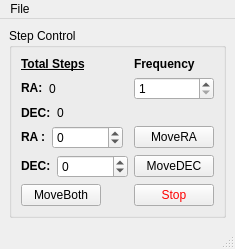
<?xml version="1.0" encoding="UTF-8"?>
<ui version="4.0">
 <class>ManualControl</class>
 <widget class="QMainWindow" name="ManualControl">
  <property name="windowModality">
   <enum>Qt::ApplicationModal</enum>
  </property>
  <property name="geometry">
   <rect>
    <x>0</x>
    <y>0</y>
    <width>216</width>
    <height>239</height>
   </rect>
  </property>
  <property name="font">
   <font>
    <family>Segoe UI</family>
   </font>
  </property>
  <property name="windowTitle">
   <string>Manual Control</string>
  </property>
  <widget class="QWidget" name="centralwidget">
   <layout class="QGridLayout" name="gridLayout">
    <item row="0" column="0">
     <widget class="QGroupBox" name="groupBox">
      <property name="title">
       <string>Step Control</string>
      </property>
      <layout class="QFormLayout" name="formLayout">
       <item row="0" column="0">
        <widget class="QLabel" name="label_3">
         <property name="text">
          <string>&lt;html&gt;&lt;head/&gt;&lt;body&gt;&lt;p&gt;&lt;span style=&quot; font-weight:600; text-decoration: underline;&quot;&gt;Total Steps&lt;/span&gt;&lt;/p&gt;&lt;/body&gt;&lt;/html&gt;</string>
         </property>
        </widget>
       </item>
       <item row="1" column="0">
        <layout class="QHBoxLayout" name="horizontalLayout_3">
         <item>
          <widget class="QLabel" name="label_4">
           <property name="sizePolicy">
            <sizepolicy hsizetype="Fixed" vsizetype="Preferred">
             <horstretch>0</horstretch>
             <verstretch>0</verstretch>
            </sizepolicy>
           </property>
           <property name="text">
            <string>&lt;html&gt;&lt;head/&gt;&lt;body&gt;&lt;p&gt;&lt;span style=&quot; font-weight:600;&quot;&gt;RA:&lt;/span&gt;&lt;/p&gt;&lt;/body&gt;&lt;/html&gt;</string>
           </property>
          </widget>
         </item>
         <item>
          <widget class="QLabel" name="raStepText">
           <property name="sizePolicy">
            <sizepolicy hsizetype="Preferred" vsizetype="Preferred">
             <horstretch>0</horstretch>
             <verstretch>0</verstretch>
            </sizepolicy>
           </property>
           <property name="text">
            <string>0</string>
           </property>
          </widget>
         </item>
        </layout>
       </item>
       <item row="2" column="0">
        <layout class="QHBoxLayout" name="horizontalLayout_4">
         <item>
          <widget class="QLabel" name="label_5">
           <property name="sizePolicy">
            <sizepolicy hsizetype="Fixed" vsizetype="Preferred">
             <horstretch>0</horstretch>
             <verstretch>0</verstretch>
            </sizepolicy>
           </property>
           <property name="text">
            <string>&lt;html&gt;&lt;head/&gt;&lt;body&gt;&lt;p&gt;&lt;span style=&quot; font-weight:600;&quot;&gt;DEC:&lt;/span&gt;&lt;/p&gt;&lt;/body&gt;&lt;/html&gt;</string>
           </property>
          </widget>
         </item>
         <item>
          <widget class="QLabel" name="decStepText">
           <property name="text">
            <string>0</string>
           </property>
          </widget>
         </item>
        </layout>
       </item>
       <item row="3" column="0">
        <layout class="QHBoxLayout" name="horizontalLayout">
         <item>
          <widget class="QLabel" name="label">
           <property name="text">
            <string>&lt;html&gt;&lt;head/&gt;&lt;body&gt;&lt;p&gt;&lt;span style=&quot; font-weight:600;&quot;&gt;RA  :&lt;/span&gt;&lt;/p&gt;&lt;/body&gt;&lt;/html&gt;</string>
           </property>
          </widget>
         </item>
         <item>
          <widget class="QSpinBox" name="raStepsField">
           <property name="cursor">
            <cursorShape>ArrowCursor</cursorShape>
           </property>
           <property name="minimum">
            <number>-400000</number>
           </property>
           <property name="maximum">
            <number>400000</number>
           </property>
          </widget>
         </item>
        </layout>
       </item>
       <item row="3" column="1">
        <widget class="QPushButton" name="movRaBtn">
         <property name="sizePolicy">
          <sizepolicy hsizetype="Fixed" vsizetype="Fixed">
           <horstretch>0</horstretch>
           <verstretch>0</verstretch>
          </sizepolicy>
         </property>
         <property name="cursor">
          <cursorShape>PointingHandCursor</cursorShape>
         </property>
         <property name="text">
          <string>MoveRA</string>
         </property>
         <property name="autoRepeat">
          <bool>true</bool>
         </property>
         <property name="autoRepeatDelay">
          <number>500</number>
         </property>
        </widget>
       </item>
       <item row="4" column="0">
        <layout class="QHBoxLayout" name="horizontalLayout_2">
         <item>
          <widget class="QLabel" name="label_2">
           <property name="sizePolicy">
            <sizepolicy hsizetype="Fixed" vsizetype="Preferred">
             <horstretch>0</horstretch>
             <verstretch>0</verstretch>
            </sizepolicy>
           </property>
           <property name="text">
            <string>&lt;html&gt;&lt;head/&gt;&lt;body&gt;&lt;p&gt;&lt;span style=&quot; font-weight:600;&quot;&gt;DEC:&lt;/span&gt;&lt;/p&gt;&lt;/body&gt;&lt;/html&gt;</string>
           </property>
          </widget>
         </item>
         <item>
          <widget class="QSpinBox" name="decStepsField">
           <property name="sizePolicy">
            <sizepolicy hsizetype="MinimumExpanding" vsizetype="Fixed">
             <horstretch>0</horstretch>
             <verstretch>0</verstretch>
            </sizepolicy>
           </property>
           <property name="cursor">
            <cursorShape>ArrowCursor</cursorShape>
           </property>
           <property name="minimum">
            <number>-400000</number>
           </property>
           <property name="maximum">
            <number>400000</number>
           </property>
          </widget>
         </item>
        </layout>
       </item>
       <item row="4" column="1">
        <widget class="QPushButton" name="movDecBtn">
         <property name="sizePolicy">
          <sizepolicy hsizetype="Fixed" vsizetype="Fixed">
           <horstretch>0</horstretch>
           <verstretch>0</verstretch>
          </sizepolicy>
         </property>
         <property name="cursor">
          <cursorShape>PointingHandCursor</cursorShape>
         </property>
         <property name="text">
          <string>MoveDEC</string>
         </property>
         <property name="autoRepeat">
          <bool>true</bool>
         </property>
         <property name="autoRepeatDelay">
          <number>500</number>
         </property>
        </widget>
       </item>
       <item row="5" column="0">
        <widget class="QPushButton" name="syncMoveBtn">
         <property name="sizePolicy">
          <sizepolicy hsizetype="Fixed" vsizetype="Fixed">
           <horstretch>0</horstretch>
           <verstretch>0</verstretch>
          </sizepolicy>
         </property>
         <property name="cursor">
          <cursorShape>PointingHandCursor</cursorShape>
         </property>
         <property name="text">
          <string>MoveBoth</string>
         </property>
        </widget>
       </item>
       <item row="5" column="1">
        <widget class="QPushButton" name="stopMotMotionBtn">
         <property name="sizePolicy">
          <sizepolicy hsizetype="Maximum" vsizetype="Fixed">
           <horstretch>0</horstretch>
           <verstretch>0</verstretch>
          </sizepolicy>
         </property>
         <property name="cursor">
          <cursorShape>PointingHandCursor</cursorShape>
         </property>
         <property name="styleSheet">
          <string notr="true">color: rgb(255, 0, 0);</string>
         </property>
         <property name="text">
          <string>Stop</string>
         </property>
        </widget>
       </item>
       <item row="0" column="1">
        <widget class="QLabel" name="label_8">
         <property name="text">
          <string>&lt;html&gt;&lt;head/&gt;&lt;body&gt;&lt;p&gt;&lt;span style=&quot; font-weight:600;&quot;&gt;Frequency&lt;/span&gt;&lt;/p&gt;&lt;/body&gt;&lt;/html&gt;</string>
         </property>
        </widget>
       </item>
       <item row="1" column="1">
        <widget class="QSpinBox" name="frequncyInputBox">
         <property name="minimum">
          <number>1</number>
         </property>
         <property name="maximum">
          <number>400</number>
         </property>
        </widget>
       </item>
      </layout>
     </widget>
    </item>
   </layout>
  </widget>
  <widget class="QMenuBar" name="menubar">
   <property name="geometry">
    <rect>
     <x>0</x>
     <y>0</y>
     <width>216</width>
     <height>21</height>
    </rect>
   </property>
   <widget class="QMenu" name="menuFile">
    <property name="title">
     <string>File</string>
    </property>
   </widget>
   <addaction name="menuFile"/>
  </widget>
  <widget class="QStatusBar" name="statusbar"/>
 </widget>
 <resources/>
 <connections/>
</ui>
